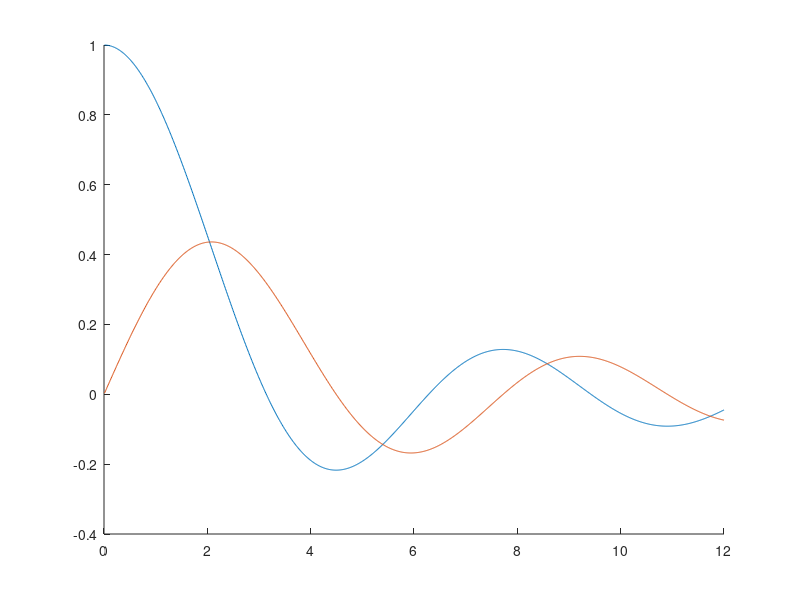

Here is the MATLAB script that generated this plot:

close all
clear all

x = (0:0.01:12);

%    zj = besselj( nhelp + 0.5, xhelp);
%     zh = besselj( nhelp + 0.5, xhelp) + 1i .* bessely( nhelp + 0.5, xhelp);

j0 = sqrt(pi ./ (2 .* x)) .* besselj(0 + 0.5, x);

j1 =  sqrt(pi ./ (2 .* x)) .* besselj(1 + 0.5, x);

hold on
plot(x, j0)
plot(x, j1)
hold off